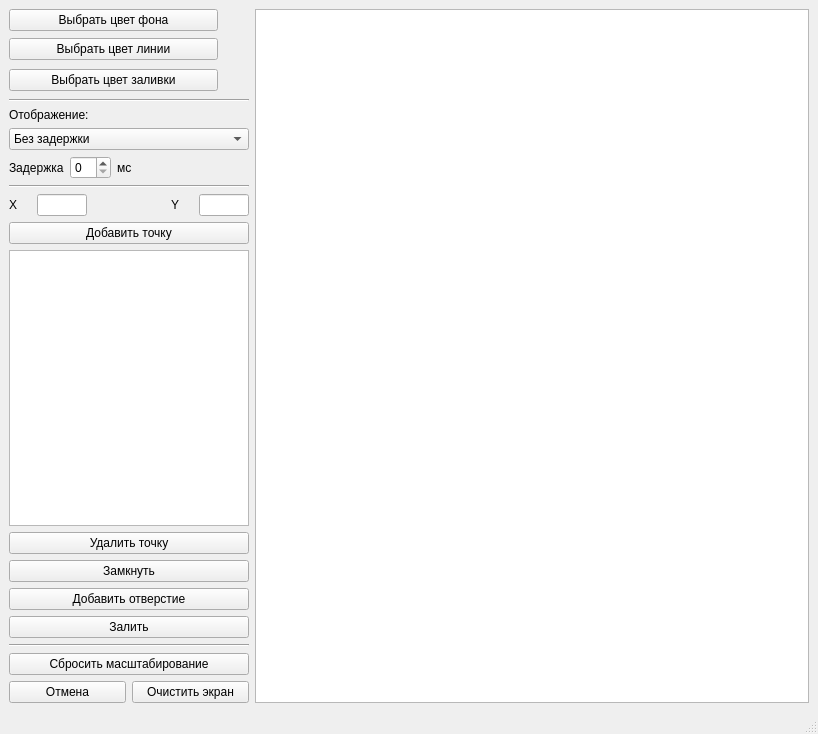
<?xml version="1.0" encoding="UTF-8"?>
<ui version="4.0">
 <class>MainWindow</class>
 <widget class="QMainWindow" name="MainWindow">
  <property name="geometry">
   <rect>
    <x>0</x>
    <y>0</y>
    <width>818</width>
    <height>734</height>
   </rect>
  </property>
  <property name="windowTitle">
   <string>Лабораторная работа №5</string>
  </property>
  <widget class="QWidget" name="centralwidget">
   <layout class="QFormLayout" name="formLayout">
    <item row="0" column="0">
     <layout class="QVBoxLayout" name="verticalLayout_5">
      <item>
       <layout class="QVBoxLayout" name="verticalLayout">
        <item>
         <layout class="QHBoxLayout" name="horizontalLayout">
          <item>
           <widget class="QPushButton" name="pushButton_back_color">
            <property name="text">
             <string>Выбрать цвет фона</string>
            </property>
           </widget>
          </item>
          <item>
           <widget class="QLabel" name="label_bc">
            <property name="maximumSize">
             <size>
              <width>25</width>
              <height>25</height>
             </size>
            </property>
            <property name="sizeIncrement">
             <size>
              <width>25</width>
              <height>25</height>
             </size>
            </property>
            <property name="text">
             <string/>
            </property>
           </widget>
          </item>
         </layout>
        </item>
        <item>
         <layout class="QHBoxLayout" name="horizontalLayout_2">
          <item>
           <widget class="QPushButton" name="pushButton_line_color">
            <property name="text">
             <string>Выбрать цвет линии</string>
            </property>
           </widget>
          </item>
          <item>
           <widget class="QLabel" name="label_lc">
            <property name="minimumSize">
             <size>
              <width>25</width>
              <height>25</height>
             </size>
            </property>
            <property name="maximumSize">
             <size>
              <width>25</width>
              <height>25</height>
             </size>
            </property>
            <property name="sizeIncrement">
             <size>
              <width>0</width>
              <height>0</height>
             </size>
            </property>
            <property name="baseSize">
             <size>
              <width>0</width>
              <height>0</height>
             </size>
            </property>
            <property name="text">
             <string/>
            </property>
           </widget>
          </item>
         </layout>
        </item>
        <item>
         <layout class="QHBoxLayout" name="horizontalLayout_3">
          <item>
           <widget class="QPushButton" name="pushButton_fill_color">
            <property name="text">
             <string>Выбрать цвет заливки</string>
            </property>
           </widget>
          </item>
          <item>
           <widget class="QLabel" name="label_fc">
            <property name="minimumSize">
             <size>
              <width>25</width>
              <height>25</height>
             </size>
            </property>
            <property name="maximumSize">
             <size>
              <width>25</width>
              <height>25</height>
             </size>
            </property>
            <property name="text">
             <string/>
            </property>
           </widget>
          </item>
         </layout>
        </item>
       </layout>
      </item>
      <item>
       <widget class="Line" name="line">
        <property name="orientation">
         <enum>Qt::Horizontal</enum>
        </property>
       </widget>
      </item>
      <item>
       <layout class="QVBoxLayout" name="verticalLayout_4">
        <item>
         <layout class="QVBoxLayout" name="verticalLayout_3">
          <item>
           <widget class="QLabel" name="label_3">
            <property name="text">
             <string>Отображение:</string>
            </property>
           </widget>
          </item>
          <item>
           <widget class="QComboBox" name="comboBox">
            <item>
             <property name="text">
              <string>Без задержки</string>
             </property>
            </item>
            <item>
             <property name="text">
              <string>С задержкой</string>
             </property>
            </item>
           </widget>
          </item>
         </layout>
        </item>
        <item>
         <layout class="QHBoxLayout" name="horizontalLayout_7">
          <item>
           <widget class="QLabel" name="label_4">
            <property name="text">
             <string>Задержка</string>
            </property>
           </widget>
          </item>
          <item>
           <widget class="QSpinBox" name="spinBox"/>
          </item>
          <item>
           <widget class="QLabel" name="label_5">
            <property name="text">
             <string>мс</string>
            </property>
           </widget>
          </item>
          <item>
           <spacer name="horizontalSpacer_2">
            <property name="orientation">
             <enum>Qt::Horizontal</enum>
            </property>
            <property name="sizeHint" stdset="0">
             <size>
              <width>40</width>
              <height>20</height>
             </size>
            </property>
           </spacer>
          </item>
         </layout>
        </item>
       </layout>
      </item>
      <item>
       <widget class="Line" name="line_2">
        <property name="orientation">
         <enum>Qt::Horizontal</enum>
        </property>
       </widget>
      </item>
      <item>
       <layout class="QVBoxLayout" name="verticalLayout_2">
        <item>
         <layout class="QHBoxLayout" name="horizontalLayout_6">
          <item>
           <layout class="QHBoxLayout" name="horizontalLayout_4">
            <item>
             <widget class="QLabel" name="label">
              <property name="text">
               <string>X</string>
              </property>
             </widget>
            </item>
            <item>
             <widget class="QLineEdit" name="lineEdit_add_x">
              <property name="maximumSize">
               <size>
                <width>50</width>
                <height>16777215</height>
               </size>
              </property>
             </widget>
            </item>
           </layout>
          </item>
          <item>
           <spacer name="horizontalSpacer">
            <property name="orientation">
             <enum>Qt::Horizontal</enum>
            </property>
            <property name="sizeHint" stdset="0">
             <size>
              <width>40</width>
              <height>20</height>
             </size>
            </property>
           </spacer>
          </item>
          <item>
           <layout class="QHBoxLayout" name="horizontalLayout_5">
            <item>
             <widget class="QLabel" name="label_2">
              <property name="text">
               <string>Y</string>
              </property>
             </widget>
            </item>
            <item>
             <widget class="QLineEdit" name="lineEdit_add_y">
              <property name="maximumSize">
               <size>
                <width>50</width>
                <height>16777215</height>
               </size>
              </property>
             </widget>
            </item>
           </layout>
          </item>
         </layout>
        </item>
        <item>
         <widget class="QPushButton" name="pushButton_add_point">
          <property name="text">
           <string>Добавить точку</string>
          </property>
         </widget>
        </item>
       </layout>
      </item>
      <item>
       <widget class="QTableWidget" name="tableWidget">
        <property name="maximumSize">
         <size>
          <width>240</width>
          <height>16777215</height>
         </size>
        </property>
        <attribute name="horizontalHeaderMinimumSectionSize">
         <number>50</number>
        </attribute>
        <attribute name="horizontalHeaderDefaultSectionSize">
         <number>60</number>
        </attribute>
       </widget>
      </item>
      <item>
       <widget class="QPushButton" name="pushButton_del_point">
        <property name="text">
         <string>Удалить точку</string>
        </property>
       </widget>
      </item>
      <item>
       <widget class="QPushButton" name="pushButton_close">
        <property name="text">
         <string>Замкнуть</string>
        </property>
       </widget>
      </item>
      <item>
       <widget class="QPushButton" name="pushButton_add_hole">
        <property name="text">
         <string>Добавить отверстие</string>
        </property>
       </widget>
      </item>
      <item>
       <widget class="QPushButton" name="pushButton_fill">
        <property name="text">
         <string>Залить</string>
        </property>
       </widget>
      </item>
      <item>
       <widget class="Line" name="line_3">
        <property name="orientation">
         <enum>Qt::Horizontal</enum>
        </property>
       </widget>
      </item>
      <item>
       <widget class="QPushButton" name="pushButton_reset_scale">
        <property name="text">
         <string>Сбросить масштабирование</string>
        </property>
       </widget>
      </item>
      <item>
       <layout class="QHBoxLayout" name="horizontalLayout_8">
        <item>
         <widget class="QPushButton" name="pushButton_cancel">
          <property name="text">
           <string>Отмена</string>
          </property>
         </widget>
        </item>
        <item>
         <widget class="QPushButton" name="pushButton_clear">
          <property name="text">
           <string>Очистить экран</string>
          </property>
         </widget>
        </item>
       </layout>
      </item>
     </layout>
    </item>
    <item row="0" column="1">
     <widget class="QGraphicsView" name="graphicsView"/>
    </item>
   </layout>
  </widget>
  <widget class="QMenuBar" name="menubar">
   <property name="geometry">
    <rect>
     <x>0</x>
     <y>0</y>
     <width>818</width>
     <height>26</height>
    </rect>
   </property>
  </widget>
  <widget class="QStatusBar" name="statusbar"/>
 </widget>
 <resources/>
 <connections/>
</ui>
